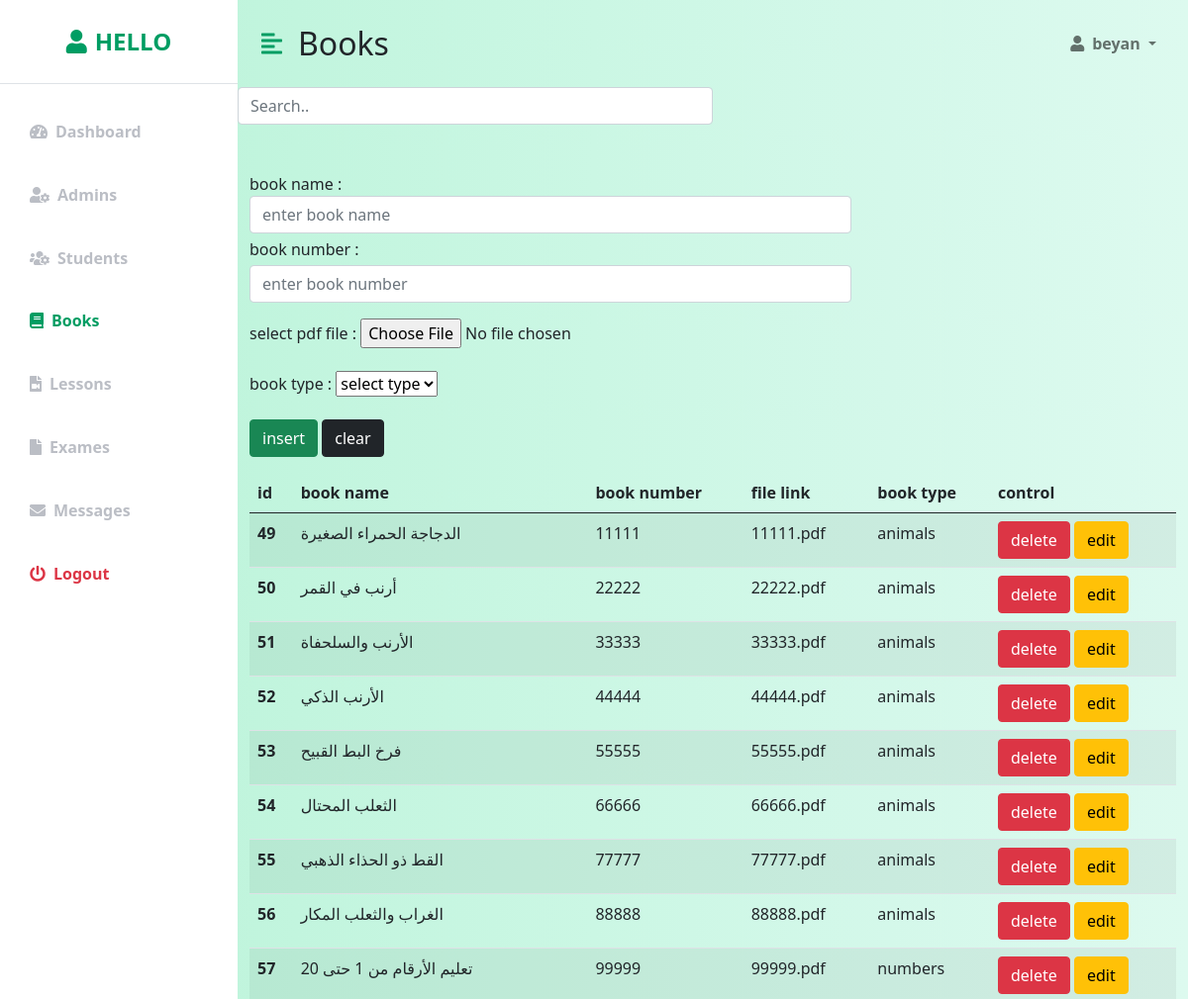
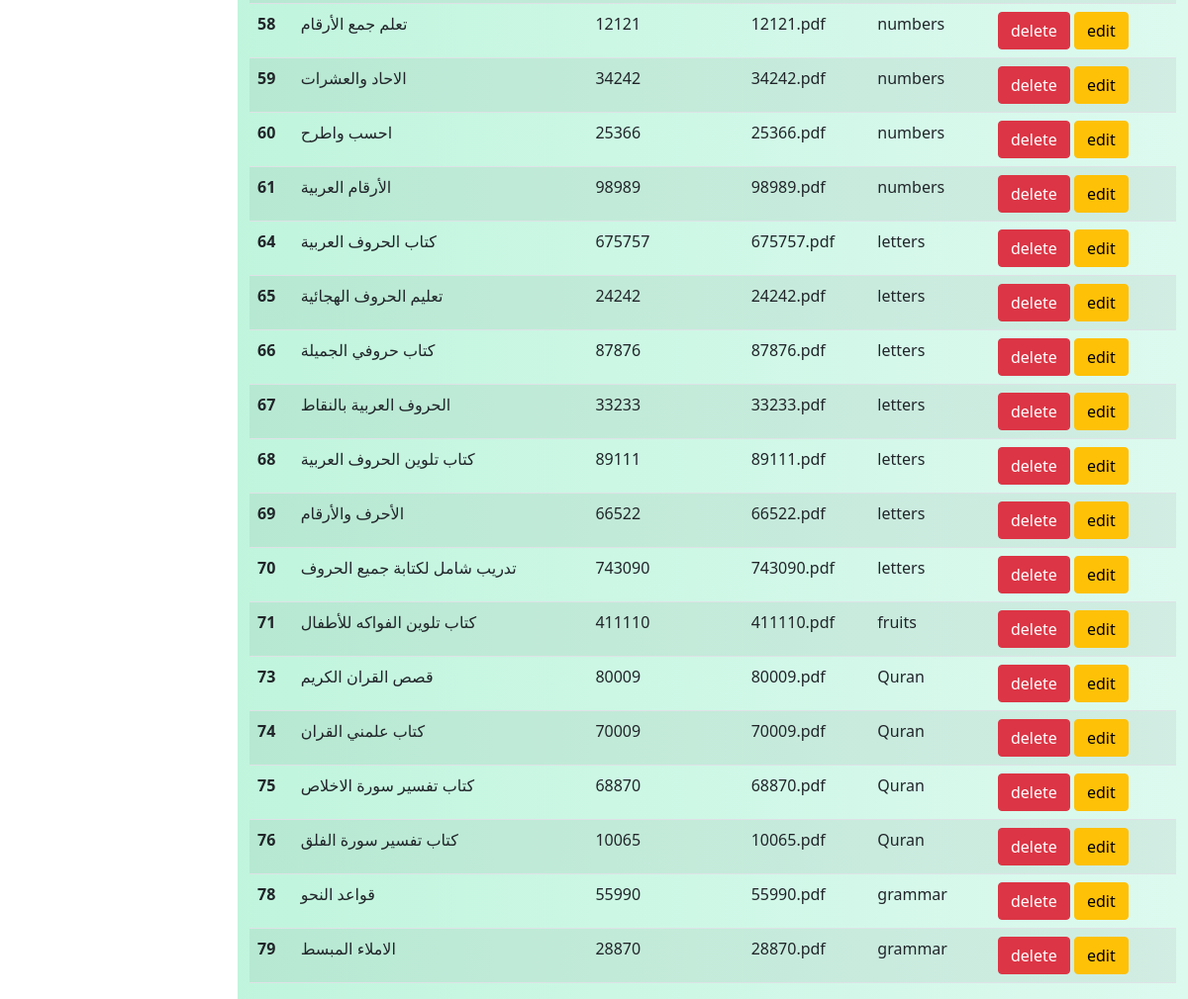
Screenshot of /Admin/adminbook.php (signed in) with the database file from the repository (2 pictures, top to bottom).
### tables this page shows
CREATE TABLE `users` (
  `user_id` int(20) NOT NULL,
  `user_name` text NOT NULL,
  `user_email` text NOT NULL,
  `user_password` text NOT NULL,
  `user_birthday` date NOT NULL,
  `user_gander` text NOT NULL,
  `user_country` text NOT NULL,
  `rol_id` int(20) NOT NULL,
  `code` int(11) NOT NULL
);

CREATE TABLE `books` (
  `book_id` int(20) NOT NULL,
  `book_name` text NOT NULL,
  `book_number` int(20) NOT NULL,
  `file_url` text NOT NULL,
  `department_id` int(20) NOT NULL
);

CREATE TABLE `departments` (
  `department_id` int(20) NOT NULL,
  `department_name` text NOT NULL
);

### Admin/adminbook.php (the view, shortened to what this page needs)
<?php
include 'database.php';
if (isset($_SESSION['adminemail'])) {
    $email = $_SESSION['adminemail'];
?>
    <div class="d-flex" id="wrapper">
        <div class="bg-white" id="sidebar-wrapper">
            <div class="sidebar-heading text-center py-4 primary-text fs-4 fw-bold text-uppercase border-bottom"><i class="fas fa-user me-2"></i>Hello</div>
            <div class="list-group list-group-flush my-3">
                <a href="dashboard.php" class="list-group-item list-group-item-action bg-transparent second-text fw-bold"><i class="fas fa-tachometer-alt me-2"></i>Dashboard</a>
                <a href="admins.php" class="list-group-item list-group-item-action bg-transparent second-text fw-bold"><i class="fas fa-user-cog me-2"></i>Admins</a>
                <a href="adminstudent.php" class="list-group-item list-group-item-action bg-transparent second-text fw-bold"><i class="fas fa-users-cog me-2"></i>Students</a>
                <a href="adminbook.php" class="list-group-item list-group-item-action bg-transparent second-text active"><i class="fas fa-book me-2"></i>Books</a>
                <a href="adminlesson.php" class="list-group-item list-group-item-action bg-transparent second-text fw-bold"><i class="fas fa-file-video me-2 "></i>Lessons</a>
                <a href="adminexam.php" class="list-group-item list-group-item-action bg-transparent second-text fw-bold"><i class="fas fa-file me-2"></i>Exames</a>
                <a href="massages.php" class="list-group-item list-group-item-action bg-transparent second-text fw-bold"><i class="fas fa-envelope me-2"></i>Messages</a>
                <a href="logout.php" class="list-group-item list-group-item-action bg-transparent text-danger fw-bold"><i class="fas fa-power-off me-2"></i>Logout</a>
            </div>
        </div>
        <div id="page-content-wrapper">
            <nav class="navbar navbar-expand-lg navbar-light bg-transparent py-4 px-4">
                <div class="d-flex align-items-center">
                    <i class="fas fa-align-left primary-text fs-4 me-3" id="menu-toggle"></i>
                    <h2 class="fs-2 m-0">Books</h2>
                </div>
                <div class="collapse navbar-collapse" id="navbarSupportedContent">
                    <ul class="navbar-nav ms-auto mb-2 mb-lg-0">
                        <li class="nav-item dropdown">
                            <a class="nav-link dropdown-toggle second-text fw-bold" href="#" id="navbarDropdown" role="button" data-bs-toggle="dropdown" aria-expanded="false">
                                <i class="fas fa-user me-2"></i><?php
                                                                $selecttable = "SELECT user_name FROM users WHERE user_email = '$email'";
                                                                $result = mysqli_query($con, $selecttable);
                                                                while ($rows = mysqli_fetch_array($result)) {
                                                                    $adne      = $rows['user_name'];
                                                                }
                                                                echo $adne;
                                                                ?>
                            </a>
                        </li>
                    </ul>
                </div>
            </nav>
            <?php
            $bookname = "";
            $booknumber = "";
 ?>
<input id="myInput" type="text" placeholder="Search.."  class="form-control"  style="width: 50%;">
            <section class="book-section">
                <div class="container">
                    <div class="book-content">
                        <form method="POST" enctype="multipart/form-data">
                            <div class="bookid"><br>
                            </div>
                            <div class="bookname">
                                <label for="bookname" class="mt-4 style-label">book name :</label>
                                <input type="text" class="form-control " id="bookname" name="book_name" value="<?php echo  $bookname; ?>" placeholder="enter book name" style="width: 65%;">
                            </div>
                            <div class="booknumber">
                                <label for="booknumber" class="my-1 style-label "> book number :</label>
                                <input type="number" class="form-control " id=" booknumber" name="book_number" value="<?php echo  $booknumber; ?>" required placeholder="enter book number" style="width: 65%;">
                            </div>
                            <div class="bookfile my-3">
                                <label class=" style-label ">select pdf file :</label>
                                <input type="file" id="bookfile" accept=".pdf" name="file" value="<?php echo  $file; ?>" placeholder=" enter book link" style="width: 26%;">
                            </div>
                            <label class="my-2 "> book type :</label>
                            <select id="" class="selectoption" name="department">
                                <option hidden> select type</option>
                            </select>
                            <br>
                            <button type="submit" class="btn btn-success my-3" id="giris-btn" name="insert">insert</button>
                            <button type="reset" class="btn btn-dark my-3" id="">clear</button>
                        </form>
                    </div>
                </div>
            </section>
            <section class="table-book-section">
                <form method="POST">
                    <div class="container">
                        <table class="table table-striped table-hover book-table">
                            <thead class="thead-dark ">
                                <tr>
                                    <th scope="col"> id</th>
                                    <th scope="col"> book name</th>
                                    <th scope="col">book number</th>
                                    <th scope="col">file link </th>
                                    <th scope="col">book type </th>
                                    <th scope="col"> control </th>
                                </tr>
                            </thead>
                            <tbody id="myTable">
                                <?php
                                $selectquery = "SELECT * FROM books ";
                                $query = mysqli_query($con, $selectquery);
                                while ($res = mysqli_fetch_array($query)) {
                                    $departmentname = "select * from departments where department_id =" . $res['department_id'];
                                    $query2 = mysqli_query($con, $departmentname);
                                    while ($res1 = mysqli_fetch_array($query2)) {
                                ?>
                                        <tr>
                                            <th scope="row" name="booksid"><?php echo $res['book_id']; ?></th>
                                            <td name="booksname"><?php echo $res['book_name']; ?></td>
                                            <td name="booksnumber"><?php echo $res['book_number']; ?></td>
                                            <td name="file_url"><?php echo $res['file_url']; ?></td>
                                            <td name="departmentname"><?php echo $res1['department_name']; ?></td>
                                            <td>
                                                <button type="submit" class="btn btn-danger" name="delete" value="<?php echo $res['book_id']; ?>">delete</button>
                                                <button type="submit" class="btn btn-warning" value="<?php echo $res['book_id']; ?>" name="edit">edit</button>
                                            </td>
                                        </tr>
                                <?php
                                    }
                                }
                                ?>
                            </tbody>
                        </table>
                    </div>
                </form>
            </section>
        <?php } else {
        header('Location: ../login.php');
        exit();
    }
    include 'templates/footer.php'; ?>

### Admin/css/styles.css (style rules this page uses)
:root { --main-bg-color: #009d63; --main-text-color: #009d63; --second-text-color: #bbbec5; --second-bg-color: #c1efde; }
.primary-text { color: var(--main-text-color); }
.second-text { color: var(--second-text-color); }
#wrapper { overflow-x: hidden; background-image: linear-gradient( to right, #baf3d7, #c2f5de, #cbf7e4, #d4f8ea, #ddfaef ); }
#sidebar-wrapper { min-height: 100vh; margin-left: -15rem; -webkit-transition: margin 0.25s ease-out; -moz-transition: margin 0.25s ease-out; -o-transition: margin 0.25s ease-out; transition: margin 0.25s ease-out; }
#sidebar-wrapper .sidebar-heading { padding: 0.875rem 1.25rem; font-size: 1.2rem; }
#sidebar-wrapper .list-group { width: 15rem; }
#page-content-wrapper { min-width: 100vw; }
#menu-toggle { cursor: pointer; }
.list-group-item { border: none; padding: 20px 30px; }
.list-group-item.active { background-color: transparent; color: var(--main-text-color); font-weight: bold; border: none; }
@media (min-width: 768px) { #sidebar-wrapper { margin-left: 0; } }
@media (min-width: 768px) { #page-content-wrapper { min-width: 0; width: 100%; } }

### rows the page displays
users: user_name "beyan"
books: book_id "49", book_name "الدجاجة الحمراء الصغيرة", book_number "11111", file_url "11111.pdf"
departments: department_name "animals"
books: book_id "50", book_name "أرنب في القمر", book_number "22222", file_url "22222.pdf"
books: book_id "51", book_name "الأرنب والسلحفاة", book_number "33333", file_url "33333.pdf"
books: book_id "52", book_name "الأرنب الذكي", book_number "44444", file_url "44444.pdf"
books: book_id "53", book_name "فرخ البط القبيح", book_number "55555", file_url "55555.pdf"
books: book_id "54", book_name "الثعلب المحتال", book_number "66666", file_url "66666.pdf"
books: book_id "55", book_name "القط ذو الحذاء الذهبي", book_number "77777", file_url "77777.pdf"
books: book_id "56", book_name "الغراب والثعلب المكار", book_number "88888", file_url "88888.pdf"
books: book_id "57", book_name "تعليم الأرقام من 1 حتى 20", book_number "99999", file_url "99999.pdf"
departments: department_name "numbers"
books: book_id "58", book_name "تعلم جمع الأرقام", book_number "12121", file_url "12121.pdf"
books: book_id "59", book_name "الاحاد والعشرات", book_number "34242", file_url "34242.pdf"
books: book_id "60", book_name "احسب واطرح", book_number "25366", file_url "25366.pdf"
books: book_id "61", book_name "الأرقام العربية", book_number "98989", file_url "98989.pdf"
books: book_id "64", book_name "كتاب الحروف العربية", book_number "675757", file_url "675757.pdf"
departments: department_name "letters"
books: book_id "65", book_name "تعليم الحروف الهجائية", book_number "24242", file_url "24242.pdf"
books: book_id "66", book_name "كتاب حروفي الجميلة", book_number "87876", file_url "87876.pdf"
books: book_id "67", book_name "الحروف العربية بالنقاط", book_number "33233", file_url "33233.pdf"
books: book_id "68", book_name "كتاب تلوين الحروف العربية", book_number "89111", file_url "89111.pdf"
books: book_id "69", book_name "الأحرف والأرقام", book_number "66522", file_url "66522.pdf"
books: book_id "70", book_name "تدريب شامل لكتابة جميع الحروف", book_number "743090", file_url "743090.pdf"
books: book_id "71", book_name "كتاب تلوين الفواكه للأطفال", book_number "411110", file_url "411110.pdf"
departments: department_name "fruits"
books: book_id "73", book_name "قصص القران الكريم", book_number "80009", file_url "80009.pdf"
departments: department_name "Quran"
books: book_id "74", book_name "كتاب علمني القران", book_number "70009", file_url "70009.pdf"
books: book_id "75", book_name "كتاب تفسير سورة الاخلاص", book_number "68870", file_url "68870.pdf"
books: book_id "76", book_name "كتاب تفسير سورة الفلق", book_number "10065", file_url "10065.pdf"
books: book_id "78", book_name "قواعد النحو", book_number "55990", file_url "55990.pdf"
departments: department_name "grammar"
books: book_id "79", book_name "الاملاء المبسط", book_number "28870", file_url "28870.pdf"
